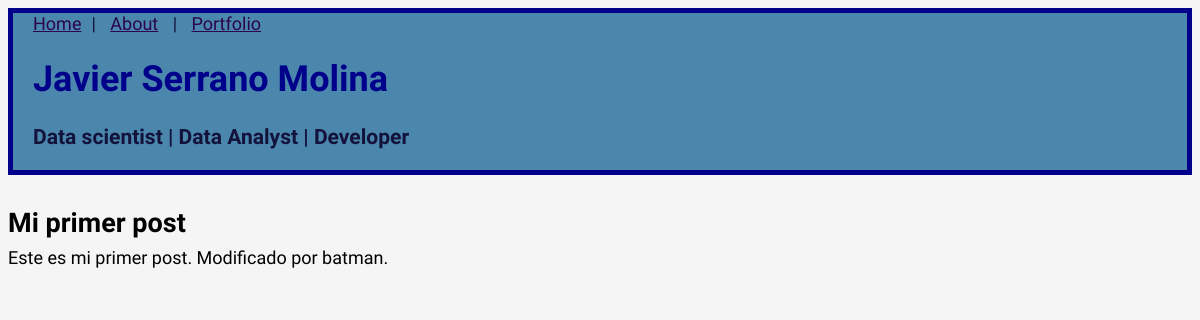
The app's page /blog/proyect/1/ with its own data.
### blog/models.py (models this page shows, shortened)
class Post(models.Model):
    title = models.CharField(max_length=200)
    author = models.ForeignKey(
        "auth.User",
        on_delete=models.CASCADE,
    )
    body = models.TextField()

### blog/views.py (the view)
# urls.py: path("proyect/<int:pk>/", BlogDetailedView.as_view(), name="post_detail"),
class BlogDetailedView(DetailView):
    model = Post
    template_name = "post_detail.html"

### templates/post_detail.html
{% extends "base.html" %}
{% block content %}
<div class="post-entry">
    <h2>{{ post.title }}</h2>
    {% autoescape off %}
    {{ post.body |safe }}
    {% endautoescape %}
</div>
{% endblock content %}

### static/css/base.css (style rules this page uses)
body { font-family: 'Source Sans Pro', sans-serif; font-size: 18px; background-color: whitesmoke; }
.post-entry { margin-bottom: 2rem; }
.post-entry h2 { margin: 0.5rem 0; }

### records on screen
Post: title "Mi primer post", body "Este es mi primer post. Modificado por batman."
